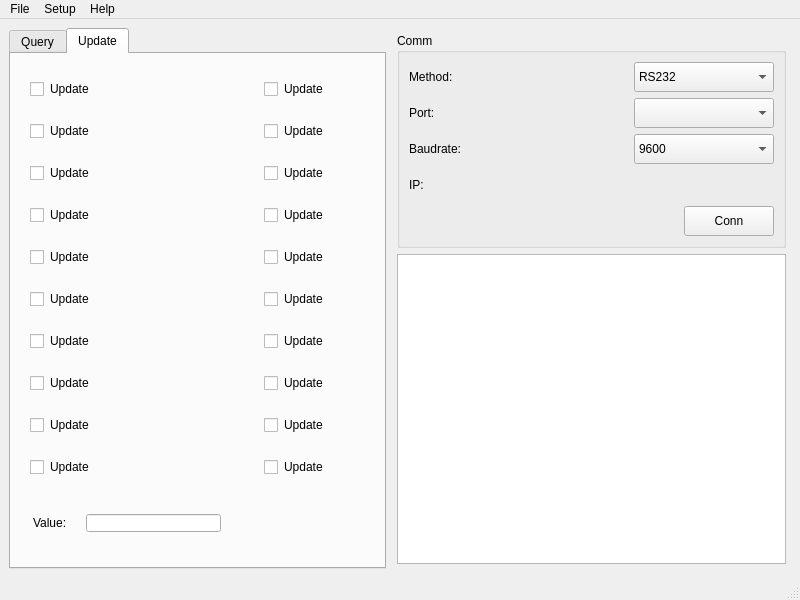
<?xml version="1.0" encoding="UTF-8"?>
<ui version="4.0">
 <class>ZevisionComm</class>
 <widget class="QMainWindow" name="ZevisionComm">
  <property name="geometry">
   <rect>
    <x>0</x>
    <y>0</y>
    <width>800</width>
    <height>600</height>
   </rect>
  </property>
  <property name="windowTitle">
   <string>ZevisionComm</string>
  </property>
  <widget class="QWidget" name="centralwidget">
   <layout class="QGridLayout" name="gridLayout_2">
    <item row="0" column="1">
     <layout class="QVBoxLayout" name="verticalLayout" stretch="5,9">
      <property name="leftMargin">
       <number>5</number>
      </property>
      <property name="topMargin">
       <number>5</number>
      </property>
      <property name="rightMargin">
       <number>5</number>
      </property>
      <property name="bottomMargin">
       <number>5</number>
      </property>
      <item>
       <widget class="QGroupBox" name="groupBox">
        <property name="styleSheet">
         <string notr="true"/>
        </property>
        <property name="title">
         <string>Comm</string>
        </property>
        <layout class="QGridLayout" name="gridLayout">
         <item row="1" column="0">
          <widget class="QLabel" name="label_2">
           <property name="minimumSize">
            <size>
             <width>75</width>
             <height>30</height>
            </size>
           </property>
           <property name="text">
            <string>Port:</string>
           </property>
          </widget>
         </item>
         <item row="0" column="1">
          <spacer name="horizontalSpacer">
           <property name="orientation">
            <enum>Qt::Horizontal</enum>
           </property>
           <property name="sizeHint" stdset="0">
            <size>
             <width>138</width>
             <height>20</height>
            </size>
           </property>
          </spacer>
         </item>
         <item row="2" column="0">
          <widget class="QLabel" name="label_3">
           <property name="minimumSize">
            <size>
             <width>75</width>
             <height>30</height>
            </size>
           </property>
           <property name="text">
            <string>Baudrate:</string>
           </property>
          </widget>
         </item>
         <item row="1" column="1">
          <spacer name="horizontalSpacer_2">
           <property name="orientation">
            <enum>Qt::Horizontal</enum>
           </property>
           <property name="sizeHint" stdset="0">
            <size>
             <width>138</width>
             <height>20</height>
            </size>
           </property>
          </spacer>
         </item>
         <item row="2" column="2">
          <widget class="QComboBox" name="cb_bdrate">
           <property name="minimumSize">
            <size>
             <width>140</width>
             <height>30</height>
            </size>
           </property>
           <item>
            <property name="text">
             <string>9600</string>
            </property>
           </item>
           <item>
            <property name="text">
             <string>19200</string>
            </property>
           </item>
           <item>
            <property name="text">
             <string>57600</string>
            </property>
           </item>
           <item>
            <property name="text">
             <string>115200</string>
            </property>
           </item>
          </widget>
         </item>
         <item row="4" column="2">
          <spacer name="verticalSpacer">
           <property name="orientation">
            <enum>Qt::Vertical</enum>
           </property>
           <property name="sizeType">
            <enum>QSizePolicy::Expanding</enum>
           </property>
           <property name="sizeHint" stdset="0">
            <size>
             <width>20</width>
             <height>10</height>
            </size>
           </property>
          </spacer>
         </item>
         <item row="1" column="2">
          <widget class="QComboBox" name="cb_port">
           <property name="minimumSize">
            <size>
             <width>140</width>
             <height>30</height>
            </size>
           </property>
          </widget>
         </item>
         <item row="3" column="0" colspan="3">
          <layout class="QHBoxLayout" name="horizontalLayout">
           <item>
            <widget class="QLabel" name="label_4">
             <property name="minimumSize">
              <size>
               <width>75</width>
               <height>30</height>
              </size>
             </property>
             <property name="text">
              <string>IP:</string>
             </property>
            </widget>
           </item>
           <item>
            <widget class="IPAddress" name="wgt_ip" native="true"/>
           </item>
          </layout>
         </item>
         <item row="5" column="0" colspan="3">
          <layout class="QHBoxLayout" name="horizontalLayout_2">
           <item>
            <spacer name="horizontalSpacer_4">
             <property name="orientation">
              <enum>Qt::Horizontal</enum>
             </property>
             <property name="sizeHint" stdset="0">
              <size>
               <width>40</width>
               <height>20</height>
              </size>
             </property>
            </spacer>
           </item>
           <item>
            <widget class="QPushButton" name="btn_conn_ctrl">
             <property name="minimumSize">
              <size>
               <width>90</width>
               <height>30</height>
              </size>
             </property>
             <property name="maximumSize">
              <size>
               <width>90</width>
               <height>30</height>
              </size>
             </property>
             <property name="text">
              <string>Conn</string>
             </property>
            </widget>
           </item>
          </layout>
         </item>
         <item row="0" column="0">
          <widget class="QLabel" name="label">
           <property name="minimumSize">
            <size>
             <width>75</width>
             <height>30</height>
            </size>
           </property>
           <property name="text">
            <string>Method:</string>
           </property>
          </widget>
         </item>
         <item row="0" column="2">
          <widget class="QComboBox" name="cb_method">
           <property name="minimumSize">
            <size>
             <width>140</width>
             <height>30</height>
            </size>
           </property>
           <item>
            <property name="text">
             <string>RS232</string>
            </property>
           </item>
           <item>
            <property name="text">
             <string>Ethernet</string>
            </property>
           </item>
          </widget>
         </item>
         <item row="2" column="1">
          <spacer name="horizontalSpacer_3">
           <property name="orientation">
            <enum>Qt::Horizontal</enum>
           </property>
           <property name="sizeHint" stdset="0">
            <size>
             <width>138</width>
             <height>20</height>
            </size>
           </property>
          </spacer>
         </item>
        </layout>
       </widget>
      </item>
      <item>
       <widget class="QTextBrowser" name="tb_info"/>
      </item>
     </layout>
    </item>
    <item row="0" column="0">
     <widget class="QTabWidget" name="tabWidget">
      <property name="styleSheet">
       <string notr="true">margin: 5px</string>
      </property>
      <property name="currentIndex">
       <number>1</number>
      </property>
      <widget class="QWidget" name="tab_query">
       <attribute name="title">
        <string>Query</string>
       </attribute>
       <layout class="QGridLayout" name="gridLayout_4">
        <item row="0" column="0">
         <widget class="QCheckBox" name="checkBox">
          <property name="minimumSize">
           <size>
            <width>80</width>
            <height>30</height>
           </size>
          </property>
          <property name="text">
           <string>Version</string>
          </property>
         </widget>
        </item>
        <item row="0" column="1">
         <widget class="QCheckBox" name="checkBox_12">
          <property name="minimumSize">
           <size>
            <width>80</width>
            <height>30</height>
           </size>
          </property>
          <property name="text">
           <string>Version</string>
          </property>
         </widget>
        </item>
        <item row="1" column="0">
         <widget class="QCheckBox" name="checkBox_2">
          <property name="minimumSize">
           <size>
            <width>80</width>
            <height>30</height>
           </size>
          </property>
          <property name="text">
           <string>Version</string>
          </property>
         </widget>
        </item>
        <item row="1" column="1">
         <widget class="QCheckBox" name="checkBox_10">
          <property name="minimumSize">
           <size>
            <width>80</width>
            <height>30</height>
           </size>
          </property>
          <property name="text">
           <string>Version</string>
          </property>
         </widget>
        </item>
        <item row="2" column="0">
         <widget class="QCheckBox" name="checkBox_3">
          <property name="minimumSize">
           <size>
            <width>80</width>
            <height>30</height>
           </size>
          </property>
          <property name="text">
           <string>Version</string>
          </property>
         </widget>
        </item>
        <item row="2" column="1">
         <widget class="QCheckBox" name="checkBox_11">
          <property name="minimumSize">
           <size>
            <width>80</width>
            <height>30</height>
           </size>
          </property>
          <property name="text">
           <string>Version</string>
          </property>
         </widget>
        </item>
        <item row="3" column="0">
         <widget class="QCheckBox" name="checkBox_4">
          <property name="minimumSize">
           <size>
            <width>80</width>
            <height>30</height>
           </size>
          </property>
          <property name="text">
           <string>Version</string>
          </property>
         </widget>
        </item>
        <item row="3" column="1">
         <widget class="QCheckBox" name="checkBox_9">
          <property name="minimumSize">
           <size>
            <width>80</width>
            <height>30</height>
           </size>
          </property>
          <property name="text">
           <string>Version</string>
          </property>
         </widget>
        </item>
        <item row="4" column="0">
         <widget class="QCheckBox" name="checkBox_8">
          <property name="minimumSize">
           <size>
            <width>80</width>
            <height>30</height>
           </size>
          </property>
          <property name="text">
           <string>Version</string>
          </property>
         </widget>
        </item>
        <item row="4" column="1">
         <widget class="QCheckBox" name="checkBox_16">
          <property name="minimumSize">
           <size>
            <width>80</width>
            <height>30</height>
           </size>
          </property>
          <property name="text">
           <string>Version</string>
          </property>
         </widget>
        </item>
        <item row="5" column="0">
         <widget class="QCheckBox" name="checkBox_6">
          <property name="minimumSize">
           <size>
            <width>80</width>
            <height>30</height>
           </size>
          </property>
          <property name="text">
           <string>Version</string>
          </property>
         </widget>
        </item>
        <item row="5" column="1">
         <widget class="QCheckBox" name="checkBox_14">
          <property name="minimumSize">
           <size>
            <width>80</width>
            <height>30</height>
           </size>
          </property>
          <property name="text">
           <string>Version</string>
          </property>
         </widget>
        </item>
        <item row="6" column="0">
         <widget class="QCheckBox" name="checkBox_7">
          <property name="minimumSize">
           <size>
            <width>80</width>
            <height>30</height>
           </size>
          </property>
          <property name="text">
           <string>Version</string>
          </property>
         </widget>
        </item>
        <item row="6" column="1">
         <widget class="QCheckBox" name="checkBox_15">
          <property name="minimumSize">
           <size>
            <width>80</width>
            <height>30</height>
           </size>
          </property>
          <property name="text">
           <string>Version</string>
          </property>
         </widget>
        </item>
        <item row="7" column="0">
         <widget class="QCheckBox" name="checkBox_5">
          <property name="minimumSize">
           <size>
            <width>80</width>
            <height>30</height>
           </size>
          </property>
          <property name="text">
           <string>Version</string>
          </property>
         </widget>
        </item>
        <item row="7" column="1">
         <widget class="QCheckBox" name="checkBox_13">
          <property name="minimumSize">
           <size>
            <width>80</width>
            <height>30</height>
           </size>
          </property>
          <property name="text">
           <string>Version</string>
          </property>
         </widget>
        </item>
       </layout>
      </widget>
      <widget class="QWidget" name="tab_update">
       <attribute name="title">
        <string>Update</string>
       </attribute>
       <layout class="QGridLayout" name="gridLayout_3">
        <item row="0" column="0">
         <widget class="QCheckBox" name="checkBox_17">
          <property name="minimumSize">
           <size>
            <width>80</width>
            <height>30</height>
           </size>
          </property>
          <property name="text">
           <string>Update</string>
          </property>
         </widget>
        </item>
        <item row="0" column="2">
         <widget class="QCheckBox" name="checkBox_28">
          <property name="minimumSize">
           <size>
            <width>80</width>
            <height>30</height>
           </size>
          </property>
          <property name="text">
           <string>Update</string>
          </property>
         </widget>
        </item>
        <item row="1" column="0">
         <widget class="QCheckBox" name="checkBox_18">
          <property name="minimumSize">
           <size>
            <width>80</width>
            <height>30</height>
           </size>
          </property>
          <property name="text">
           <string>Update</string>
          </property>
         </widget>
        </item>
        <item row="1" column="2">
         <widget class="QCheckBox" name="checkBox_27">
          <property name="minimumSize">
           <size>
            <width>80</width>
            <height>30</height>
           </size>
          </property>
          <property name="text">
           <string>Update</string>
          </property>
         </widget>
        </item>
        <item row="2" column="0">
         <widget class="QCheckBox" name="checkBox_19">
          <property name="minimumSize">
           <size>
            <width>80</width>
            <height>30</height>
           </size>
          </property>
          <property name="text">
           <string>Update</string>
          </property>
         </widget>
        </item>
        <item row="2" column="2">
         <widget class="QCheckBox" name="checkBox_30">
          <property name="minimumSize">
           <size>
            <width>80</width>
            <height>30</height>
           </size>
          </property>
          <property name="text">
           <string>Update</string>
          </property>
         </widget>
        </item>
        <item row="3" column="0">
         <widget class="QCheckBox" name="checkBox_20">
          <property name="minimumSize">
           <size>
            <width>80</width>
            <height>30</height>
           </size>
          </property>
          <property name="text">
           <string>Update</string>
          </property>
         </widget>
        </item>
        <item row="3" column="2">
         <widget class="QCheckBox" name="checkBox_31">
          <property name="minimumSize">
           <size>
            <width>80</width>
            <height>30</height>
           </size>
          </property>
          <property name="text">
           <string>Update</string>
          </property>
         </widget>
        </item>
        <item row="4" column="0">
         <widget class="QCheckBox" name="checkBox_21">
          <property name="minimumSize">
           <size>
            <width>80</width>
            <height>30</height>
           </size>
          </property>
          <property name="text">
           <string>Update</string>
          </property>
         </widget>
        </item>
        <item row="4" column="2">
         <widget class="QCheckBox" name="checkBox_29">
          <property name="minimumSize">
           <size>
            <width>80</width>
            <height>30</height>
           </size>
          </property>
          <property name="text">
           <string>Update</string>
          </property>
         </widget>
        </item>
        <item row="5" column="0">
         <widget class="QCheckBox" name="checkBox_23">
          <property name="minimumSize">
           <size>
            <width>80</width>
            <height>30</height>
           </size>
          </property>
          <property name="text">
           <string>Update</string>
          </property>
         </widget>
        </item>
        <item row="5" column="2">
         <widget class="QCheckBox" name="checkBox_33">
          <property name="minimumSize">
           <size>
            <width>80</width>
            <height>30</height>
           </size>
          </property>
          <property name="text">
           <string>Update</string>
          </property>
         </widget>
        </item>
        <item row="6" column="0">
         <widget class="QCheckBox" name="checkBox_22">
          <property name="minimumSize">
           <size>
            <width>80</width>
            <height>30</height>
           </size>
          </property>
          <property name="text">
           <string>Update</string>
          </property>
         </widget>
        </item>
        <item row="6" column="2">
         <widget class="QCheckBox" name="checkBox_32">
          <property name="minimumSize">
           <size>
            <width>80</width>
            <height>30</height>
           </size>
          </property>
          <property name="text">
           <string>Update</string>
          </property>
         </widget>
        </item>
        <item row="7" column="0">
         <widget class="QCheckBox" name="checkBox_25">
          <property name="minimumSize">
           <size>
            <width>80</width>
            <height>30</height>
           </size>
          </property>
          <property name="text">
           <string>Update</string>
          </property>
         </widget>
        </item>
        <item row="7" column="2">
         <widget class="QCheckBox" name="checkBox_35">
          <property name="minimumSize">
           <size>
            <width>80</width>
            <height>30</height>
           </size>
          </property>
          <property name="text">
           <string>Update</string>
          </property>
         </widget>
        </item>
        <item row="8" column="0">
         <widget class="QCheckBox" name="checkBox_26">
          <property name="minimumSize">
           <size>
            <width>80</width>
            <height>30</height>
           </size>
          </property>
          <property name="text">
           <string>Update</string>
          </property>
         </widget>
        </item>
        <item row="8" column="2">
         <widget class="QCheckBox" name="checkBox_36">
          <property name="minimumSize">
           <size>
            <width>80</width>
            <height>30</height>
           </size>
          </property>
          <property name="text">
           <string>Update</string>
          </property>
         </widget>
        </item>
        <item row="9" column="0">
         <widget class="QCheckBox" name="checkBox_24">
          <property name="minimumSize">
           <size>
            <width>80</width>
            <height>30</height>
           </size>
          </property>
          <property name="text">
           <string>Update</string>
          </property>
         </widget>
        </item>
        <item row="9" column="2">
         <widget class="QCheckBox" name="checkBox_34">
          <property name="minimumSize">
           <size>
            <width>80</width>
            <height>30</height>
           </size>
          </property>
          <property name="text">
           <string>Update</string>
          </property>
         </widget>
        </item>
        <item row="10" column="1">
         <spacer name="verticalSpacer_2">
          <property name="orientation">
           <enum>Qt::Vertical</enum>
          </property>
          <property name="sizeType">
           <enum>QSizePolicy::Fixed</enum>
          </property>
          <property name="sizeHint" stdset="0">
           <size>
            <width>20</width>
            <height>15</height>
           </size>
          </property>
         </spacer>
        </item>
        <item row="11" column="0" colspan="3">
         <layout class="QHBoxLayout" name="horizontalLayout_3">
          <item>
           <widget class="QLabel" name="label_5">
            <property name="text">
             <string>Value:</string>
            </property>
           </widget>
          </item>
          <item>
           <widget class="QLineEdit" name="lineEdit"/>
          </item>
          <item>
           <spacer name="horizontalSpacer_5">
            <property name="orientation">
             <enum>Qt::Horizontal</enum>
            </property>
            <property name="sizeHint" stdset="0">
             <size>
              <width>40</width>
              <height>20</height>
             </size>
            </property>
           </spacer>
          </item>
         </layout>
        </item>
       </layout>
      </widget>
     </widget>
    </item>
   </layout>
  </widget>
  <widget class="QMenuBar" name="menubar">
   <property name="geometry">
    <rect>
     <x>0</x>
     <y>0</y>
     <width>800</width>
     <height>22</height>
    </rect>
   </property>
   <widget class="QMenu" name="menuFile">
    <property name="title">
     <string>File</string>
    </property>
    <addaction name="actionExit"/>
   </widget>
   <widget class="QMenu" name="menuSetup">
    <property name="title">
     <string>Setup</string>
    </property>
    <addaction name="actionProtocol"/>
   </widget>
   <widget class="QMenu" name="menuHelp">
    <property name="title">
     <string>Help</string>
    </property>
    <addaction name="actionManual"/>
    <addaction name="actionAbout"/>
   </widget>
   <addaction name="menuFile"/>
   <addaction name="menuSetup"/>
   <addaction name="menuHelp"/>
  </widget>
  <widget class="QStatusBar" name="statusbar"/>
  <action name="actionExit">
   <property name="text">
    <string>Exit</string>
   </property>
  </action>
  <action name="actionComm">
   <property name="text">
    <string>Comm</string>
   </property>
  </action>
  <action name="actionProtocol">
   <property name="text">
    <string>Protocol</string>
   </property>
  </action>
  <action name="actionManual">
   <property name="text">
    <string>Manual</string>
   </property>
  </action>
  <action name="actionAbout">
   <property name="text">
    <string>About</string>
   </property>
  </action>
 </widget>
 <customwidgets>
  <customwidget>
   <class>IPAddress</class>
   <extends>QWidget</extends>
   <header location="global">utilities/ipaddress.h</header>
   <container>1</container>
  </customwidget>
 </customwidgets>
 <resources/>
 <connections/>
</ui>
